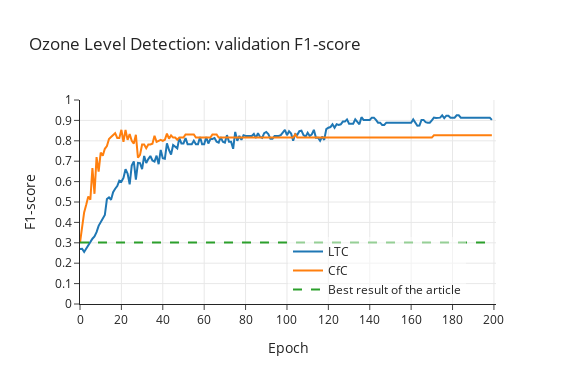

Write notebook code for a chart like this one.
### Code cell
fig = go.Figure()
fig.add_trace(go.Scatter(x=df_val_metrics_ltc["epoch"], y=df_val_metrics_ltc["val_f1"], mode='lines', name='LTC'))
fig.add_trace(go.Scatter(x=df_val_metrics_cfc["epoch"], y=df_val_metrics_cfc["val_f1"], mode='lines', name='CfC'))
fig.add_trace(go.Scatter(x=[0,200], y=[0.302, 0.302], mode='lines', name='Best result of the article', line=dict(dash="dash")))
fig.update_layout(title="Ozone Level Detection: validation F1-score", template="simple_white")
fig.update_yaxes(title="F1-score", showgrid=True, range = [0,1] , dtick=0.1)
fig.update_xaxes(title="Epoch", showgrid=True, range=[0,201], dtick=20)
fig.update_layout(width=576, height=384)
# Move legend inside the plot
fig.update_layout(
    legend=dict(
        x=0.5,   # Horizontal position (closer to 1 moves it to the right)
        y=0.0,   # Vertical position (closer to 1 moves it to the top)
        bgcolor="rgba(255, 255, 255, 0.5)"  # Optional: semi-transparent background
    )
)
fig.show()

### Figure 1 — Plotly figure (JSON) as saved in the notebook; plotly's stock layout.template omitted (floating-point values rounded to 4 significant figures; data arrays with more than 128 entries replaced by an {"elided": "..."} marker saying what was removed)
{"data": [{"mode": "lines", "name": "LTC", "type": "scatter", "x": {"elided": "200 int values"}, "y": {"elided": "200 float values"}}, {"mode": "lines", "name": "CfC", "type": "scatter", "x": {"elided": "200 int values"}, "y": {"elided": "200 float values"}}, {"line": {"dash": "dash"}, "mode": "lines", "name": "Best result of the article", "type": "scatter", "x": [0, 200], "y": [0.302, 0.302]}], "layout": {"height": 384, "legend": {"bgcolor": "rgba(255, 255, 255, 0.5)", "x": 0.5, "y": 0}, "title": {"text": "Ozone Level Detection: validation F1-score"}, "width": 576, "xaxis": {"dtick": 20, "range": [0, 201], "showgrid": true, "title": {"text": "Epoch"}}, "yaxis": {"dtick": 0.1, "range": [0, 1], "showgrid": true, "title": {"text": "F1-score"}}}}
